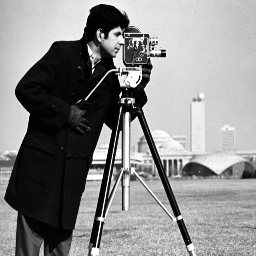
#> input picture kameraman.jpg, 256 x 256 px
$ python Hafta-5-goruntuDondurme.py
#> lines starting #> are read from the running program, lines starting #| are printed output that depends on the picture
import cv2
from matplotlib import pyplot, pyplot as plt

img = cv2.imread("kameraman.jpg", cv2.IMREAD_GRAYSCALE)
#> img is the input picture: shape (256, 256); min 0, max 255, mean 138.5
satir, sutun = img.shape
#> satir = 256; sutun = 256

dondurmeSekli = cv2.getRotationMatrix2D((sutun/2, satir/2), 45, 1)
dondurulmuFotograf = cv2.warpAffine(img, dondurmeSekli, (sutun, satir))
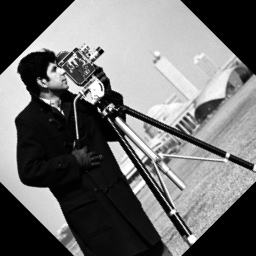
#> dondurulmuFotograf: shape (256, 256); min 0, max 255, mean 110.6

cv2.imshow("EKRANIM-1", img)
cv2.imshow("EKRANIM-2", dondurulmuFotograf)

cv2.waitKey(0)
cv2.destroyAllWindows()

$ run again, with beyinTumoru.jpg copied over kameraman.jpg
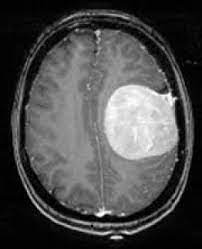
#> input picture beyinTumoru.jpg, 202 x 249 px
#> img is the input picture: shape (249, 202); min 0, max 255, mean 75.9
#> `dondurulmuFotograf = cv2.warpAffine(img, dondurmeSekli, (sutun, satir))`:
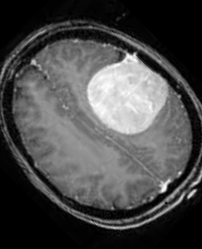
#> dondurulmuFotograf: shape (249, 202); min 0, max 255, mean 74.1
